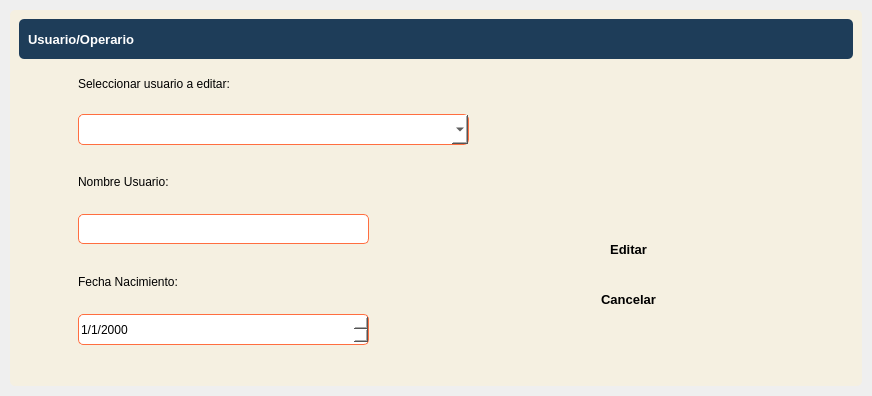
<?xml version="1.0" encoding="UTF-8"?>
<ui version="4.0">
 <class>DetailWindow</class>
 <widget class="QWidget" name="DetailWindow">
  <property name="geometry">
   <rect>
    <x>0</x>
    <y>0</y>
    <width>872</width>
    <height>396</height>
   </rect>
  </property>
  <property name="windowTitle">
   <string>Form</string>
  </property>
  <property name="styleSheet">
   <string notr="true">border-radius: 5px</string>
  </property>
  <layout class="QVBoxLayout" name="verticalLayout">
   <property name="spacing">
    <number>0</number>
   </property>
   <property name="leftMargin">
    <number>0</number>
   </property>
   <property name="topMargin">
    <number>0</number>
   </property>
   <property name="rightMargin">
    <number>0</number>
   </property>
   <property name="bottomMargin">
    <number>0</number>
   </property>
   <item>
    <widget class="QFrame" name="central_widget_frame">
     <property name="frameShape">
      <enum>QFrame::StyledPanel</enum>
     </property>
     <property name="frameShadow">
      <enum>QFrame::Raised</enum>
     </property>
     <layout class="QVBoxLayout" name="shadow_layout">
      <property name="spacing">
       <number>0</number>
      </property>
      <property name="leftMargin">
       <number>10</number>
      </property>
      <property name="topMargin">
       <number>10</number>
      </property>
      <property name="rightMargin">
       <number>10</number>
      </property>
      <property name="bottomMargin">
       <number>10</number>
      </property>
      <item>
       <widget class="QFrame" name="background_frame">
        <property name="styleSheet">
         <string notr="true">background-color: rgb(245, 240, 225);</string>
        </property>
        <property name="frameShape">
         <enum>QFrame::StyledPanel</enum>
        </property>
        <property name="frameShadow">
         <enum>QFrame::Raised</enum>
        </property>
        <layout class="QVBoxLayout" name="verticalLayout_2">
         <item>
          <widget class="QFrame" name="top_bar_frame">
           <property name="minimumSize">
            <size>
             <width>0</width>
             <height>40</height>
            </size>
           </property>
           <property name="maximumSize">
            <size>
             <width>16777215</width>
             <height>40</height>
            </size>
           </property>
           <property name="styleSheet">
            <string notr="true">background-color: #1e3d59;</string>
           </property>
           <property name="frameShape">
            <enum>QFrame::StyledPanel</enum>
           </property>
           <property name="frameShadow">
            <enum>QFrame::Raised</enum>
           </property>
           <layout class="QHBoxLayout" name="horizontalLayout_3">
            <item>
             <widget class="QLabel" name="title_label">
              <property name="font">
               <font>
                <pointsize>10</pointsize>
                <bold>true</bold>
               </font>
              </property>
              <property name="styleSheet">
               <string notr="true">color: white;</string>
              </property>
              <property name="text">
               <string>Usuario/Operario</string>
              </property>
             </widget>
            </item>
            <item>
             <widget class="QFrame" name="buttons_holder_frame">
              <property name="minimumSize">
               <size>
                <width>0</width>
                <height>30</height>
               </size>
              </property>
              <property name="maximumSize">
               <size>
                <width>113</width>
                <height>16777215</height>
               </size>
              </property>
              <property name="frameShape">
               <enum>QFrame::StyledPanel</enum>
              </property>
              <property name="frameShadow">
               <enum>QFrame::Raised</enum>
              </property>
              <widget class="QToolButton" name="minimize_button">
               <property name="geometry">
                <rect>
                 <x>10</x>
                 <y>0</y>
                 <width>22</width>
                 <height>22</height>
                </rect>
               </property>
               <property name="text">
                <string/>
               </property>
               <property name="icon">
                <iconset>
                 <normaloff>../../pys6-recipes-organizer/assets/icons/minimize-window.png</normaloff>../../pys6-recipes-organizer/assets/icons/minimize-window.png</iconset>
               </property>
               <property name="iconSize">
                <size>
                 <width>25</width>
                 <height>25</height>
                </size>
               </property>
              </widget>
              <widget class="QToolButton" name="restore_button">
               <property name="geometry">
                <rect>
                 <x>50</x>
                 <y>0</y>
                 <width>22</width>
                 <height>22</height>
                </rect>
               </property>
               <property name="text">
                <string/>
               </property>
               <property name="icon">
                <iconset>
                 <normaloff>../../pys6-recipes-organizer/assets/icons/restore-window.png</normaloff>../../pys6-recipes-organizer/assets/icons/restore-window.png</iconset>
               </property>
               <property name="iconSize">
                <size>
                 <width>25</width>
                 <height>25</height>
                </size>
               </property>
              </widget>
              <widget class="QToolButton" name="maximize_button">
               <property name="geometry">
                <rect>
                 <x>50</x>
                 <y>0</y>
                 <width>22</width>
                 <height>22</height>
                </rect>
               </property>
               <property name="text">
                <string/>
               </property>
               <property name="icon">
                <iconset>
                 <normaloff>../../pys6-recipes-organizer/assets/icons/maximize-window.png</normaloff>../../pys6-recipes-organizer/assets/icons/maximize-window.png</iconset>
               </property>
               <property name="iconSize">
                <size>
                 <width>25</width>
                 <height>25</height>
                </size>
               </property>
              </widget>
              <widget class="QToolButton" name="close_button">
               <property name="geometry">
                <rect>
                 <x>90</x>
                 <y>0</y>
                 <width>22</width>
                 <height>22</height>
                </rect>
               </property>
               <property name="text">
                <string/>
               </property>
               <property name="icon">
                <iconset>
                 <normaloff>../../pys6-recipes-organizer/assets/icons/close-window.png</normaloff>../../pys6-recipes-organizer/assets/icons/close-window.png</iconset>
               </property>
               <property name="iconSize">
                <size>
                 <width>25</width>
                 <height>25</height>
                </size>
               </property>
              </widget>
             </widget>
            </item>
           </layout>
          </widget>
         </item>
         <item>
          <widget class="QFrame" name="content_frame">
           <property name="frameShape">
            <enum>QFrame::StyledPanel</enum>
           </property>
           <property name="frameShadow">
            <enum>QFrame::Raised</enum>
           </property>
           <layout class="QVBoxLayout" name="verticalLayout_3">
            <item>
             <widget class="QFrame" name="frame">
              <property name="frameShape">
               <enum>QFrame::StyledPanel</enum>
              </property>
              <property name="frameShadow">
               <enum>QFrame::Raised</enum>
              </property>
              <widget class="QLabel" name="label_2">
               <property name="geometry">
                <rect>
                 <x>50</x>
                 <y>200</y>
                 <width>111</width>
                 <height>16</height>
                </rect>
               </property>
               <property name="text">
                <string>Fecha Nacimiento:</string>
               </property>
              </widget>
              <widget class="QPushButton" name="add_edit_button_3">
               <property name="geometry">
                <rect>
                 <x>500</x>
                 <y>160</y>
                 <width>201</width>
                 <height>30</height>
                </rect>
               </property>
               <property name="font">
                <font>
                 <pointsize>10</pointsize>
                 <bold>true</bold>
                </font>
               </property>
               <property name="styleSheet">
                <string notr="true">QPushButton { 
background-color : #ff6e40;
color: white;
}
QPushButton::hover {background-color : #ffc13b};</string>
               </property>
               <property name="text">
                <string>Editar</string>
               </property>
               <property name="icon">
                <iconset>
                 <normaloff>../../pys6-recipes-organizer/assets/icons/plus.png</normaloff>../../pys6-recipes-organizer/assets/icons/plus.png</iconset>
               </property>
               <property name="iconSize">
                <size>
                 <width>20</width>
                 <height>20</height>
                </size>
               </property>
              </widget>
              <widget class="QLabel" name="label_3">
               <property name="geometry">
                <rect>
                 <x>50</x>
                 <y>100</y>
                 <width>111</width>
                 <height>16</height>
                </rect>
               </property>
               <property name="text">
                <string>Nombre Usuario:</string>
               </property>
              </widget>
              <widget class="QLineEdit" name="administrador_line_edit">
               <property name="geometry">
                <rect>
                 <x>50</x>
                 <y>140</y>
                 <width>291</width>
                 <height>30</height>
                </rect>
               </property>
               <property name="styleSheet">
                <string notr="true">background-color: white;
border: 1px solid #ff6e40;</string>
               </property>
              </widget>
              <widget class="QPushButton" name="cancel_button">
               <property name="geometry">
                <rect>
                 <x>500</x>
                 <y>210</y>
                 <width>201</width>
                 <height>30</height>
                </rect>
               </property>
               <property name="font">
                <font>
                 <pointsize>10</pointsize>
                 <bold>true</bold>
                </font>
               </property>
               <property name="styleSheet">
                <string notr="true">QPushButton { 
background-color : #6b7b8c;
color: white;
}
QPushButton::hover {background-color : #ffc13b};</string>
               </property>
               <property name="text">
                <string>Cancelar</string>
               </property>
               <property name="icon">
                <iconset>
                 <normaloff>../../pys6-recipes-organizer/assets/icons/cancel.png</normaloff>../../pys6-recipes-organizer/assets/icons/cancel.png</iconset>
               </property>
               <property name="iconSize">
                <size>
                 <width>20</width>
                 <height>20</height>
                </size>
               </property>
              </widget>
              <widget class="QDateEdit" name="dateEdit">
               <property name="geometry">
                <rect>
                 <x>50</x>
                 <y>240</y>
                 <width>291</width>
                 <height>31</height>
                </rect>
               </property>
               <property name="styleSheet">
                <string notr="true">background-color: white;
border: 1px solid #ff6e40;</string>
               </property>
               <property name="displayFormat">
                <string>d/M/yyyy</string>
               </property>
              </widget>
              <widget class="QComboBox" name="comboBox">
               <property name="geometry">
                <rect>
                 <x>50</x>
                 <y>40</y>
                 <width>391</width>
                 <height>31</height>
                </rect>
               </property>
               <property name="styleSheet">
                <string notr="true">background-color: white;
border: 1px solid #ff6e40;</string>
               </property>
              </widget>
              <widget class="QLabel" name="label_4">
               <property name="geometry">
                <rect>
                 <x>50</x>
                 <y>0</y>
                 <width>171</width>
                 <height>20</height>
                </rect>
               </property>
               <property name="text">
                <string>Seleccionar usuario a editar:</string>
               </property>
              </widget>
             </widget>
            </item>
           </layout>
          </widget>
         </item>
        </layout>
       </widget>
      </item>
     </layout>
    </widget>
   </item>
  </layout>
 </widget>
 <resources/>
 <connections/>
</ui>
